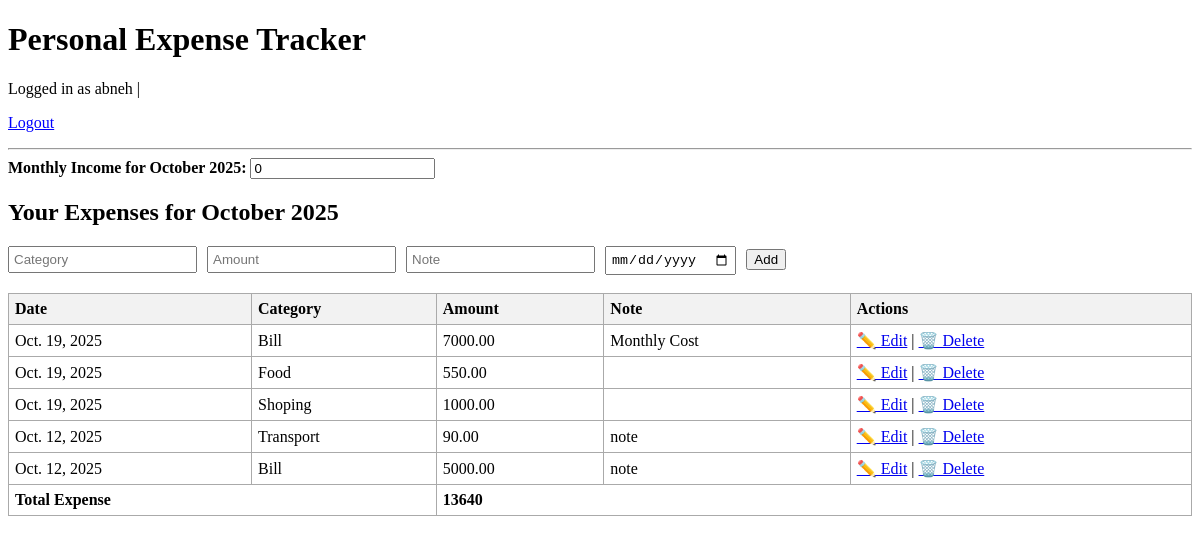
Before: / (signed in) with the older database file.
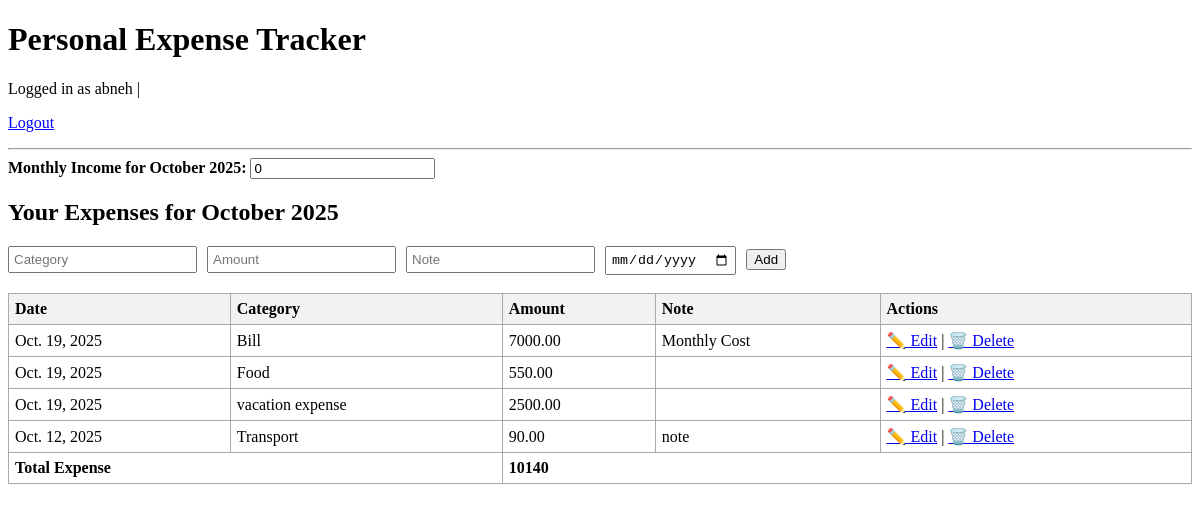
After: the same page with the newer database file.
### tracker/models.py (models this page shows, shortened)
class Expense(models.Model):
    user = models.ForeignKey(User, on_delete=models.CASCADE, related_name='expenses')
    category = models.ForeignKey(Category, on_delete=models.SET_NULL, null=True, blank=True)
    amount = models.DecimalField(max_digits=10, decimal_places=2)
    description = models.TextField(blank=True)
    date = models.DateField(auto_now_add=True)

class Category(models.Model):
    name = models.CharField(max_length=100)
    user = models.ForeignKey(User, on_delete=models.CASCADE, related_name='categories')

### tracker/views.py (the view, shortened to what this page needs)
# urls.py: path('', views.expense_list, name='expense_list'),
@login_required
def expense_list(request):
    today = datetime.today()
    current_month = today.month
    current_year = today.year
    expenses = Expense.objects.filter(
        user=request.user,
        date__month=current_month,
        date__year=current_year
    ).order_by('-date')
    categories = Category.objects.all()
    total_expense = expenses.aggregate(total=Sum('amount'))['total'] or 0
    monthly_income = 0
    return render(request, 'tracker/expense_list.html', {
        'expenses': expenses,
        'categories': categories,
        'total_expense': total_expense,
        'current_month': today.strftime('%B'),
        'current_year': today.year,
        'monthly_income': monthly_income,
    })

### tracker/templates/tracker/expense_list.html (shortened to what this page needs)
<!DOCTYPE html>
<html>
<head>
</head>
<body>
    <h1>Personal Expense Tracker</h1>
    <p>
        Logged in as {{ user.username }} |
        <form action="{% url 'logout' %}" method="POST" class="logout-form" style="display:inline;">
            <button type="submit" class="logout-btn">Logout</button>
        </form>
    </p>
    <hr>
    <div id="monthly-income">
        Monthly Income for {{ current_month }} {{ current_year }}:
        <input type="number" id="income-input" value="{{ monthly_income }}" step="0.01">
    </div>
    <h2>Your Expenses for {{ current_month }} {{ current_year }}</h2>
    <form id="expense-form" class="inline-form" method="POST">
        <input type="text" name="category" placeholder="Category" list="category-list" required>
        <input type="number" name="amount" placeholder="Amount" step="0.01" required>
        <input type="text" name="note" placeholder="Note">
        <input type="date" name="date" required>
        <button type="submit">Add</button>
    </form>
    <br>
    <table>
        <thead>
            <tr>
                <th>Date</th>
                <th>Category</th>
                <th>Amount</th>
                <th>Note</th>
                <th>Actions</th>
            </tr>
        </thead>
        <tbody id="expenses-table">
            {% for expense in expenses %}
            <tr id="expense-{{ expense.id }}">
                <td>{{ expense.date|date:"M. d, Y" }}</td>
                <td>
                    {% if expense.category %}
                        {{ expense.category.name }}
                    {% else %}
                        No category
                    {% endif %}
                </td>
                <td>{{ expense.amount }}</td>
                <td>{{ expense.note }}</td>
                <td>
                    <a href="{% url 'expense_update' expense.pk %}">✏️ Edit</a> |
                    <a href="{% url 'expense_delete' expense.pk %}">🗑️ Delete</a>
                </td>
            </tr>
            {% empty %}
            <tr><td colspan="5">No expenses yet.</td></tr>
            {% endfor %}
        </tbody>
        <tfoot>
            <tr>
                <td colspan="2"><strong>Total Expense</strong></td>
                <td colspan="3" id="total-expense">{{ total_expense }}</td>
            </tr>
        </tfoot>
    </table>
</body>
</html>

### tracker/templates/tracker/expense_list.html (style rules this page uses)
table { border-collapse: collapse; width: 100%; }
th, td { border: 1px solid #aaa; padding: 6px; text-align: left; }
th { background-color: #f2f2f2; }
form.inline-form input { margin-right: 6px; padding: 4px; }
#monthly-income { font-weight: bold; margin-bottom: 10px; }
#total-expense { font-weight: bold; margin-top: 10px; }
button.logout-btn { background: none; border: none; color: blue; text-decoration: underline; cursor: pointer; padding: 0; font: inherit; }

Changed rows visible on the page:
removed Expense: date "Oct. 19, 2025", category.name "Shoping", amount "1000.00"
removed Expense: date "Oct. 12, 2025", category.name "Bill", amount "5000.00", note "note"
added Expense: date "Oct. 19, 2025", category.name "vacation expense", amount "2500.00"
Other visible differences:
{{ total_expense }}: "13640" → "10140"
